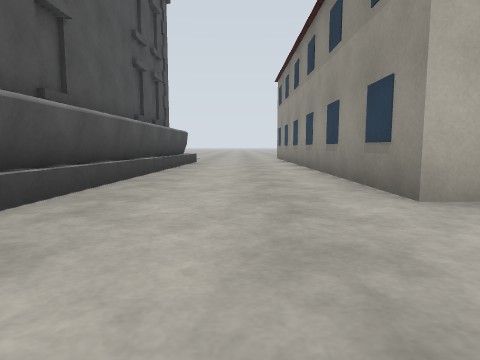
[1] (above)

24 first-person views from a walk through a world built for the Gazebo simulator. The camera is 0.9 m above the floor, tilts 6° down and sees 75° across. The floor is counted in squares, 2 m on a side. Each view is taken from the middle of a square. On the plan, view 1 faces up. The plan holds only what a view shows up to about 9 squares ahead; the rest is blank. The place goes on beyond the plan. Gazebo's built-in surfaces are drawn with simple patterns. Simple shapes stand in for some stock models. Some surface patterns are stand-ins.

[2]
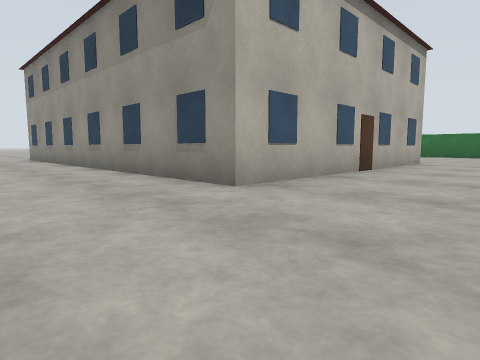

[3]
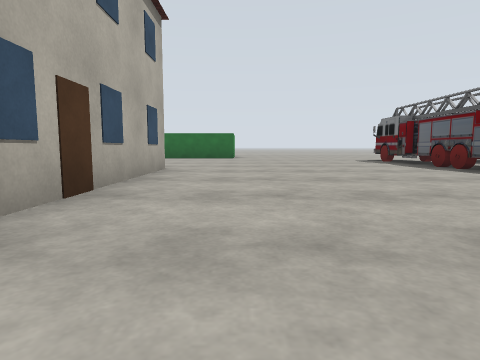

[4]
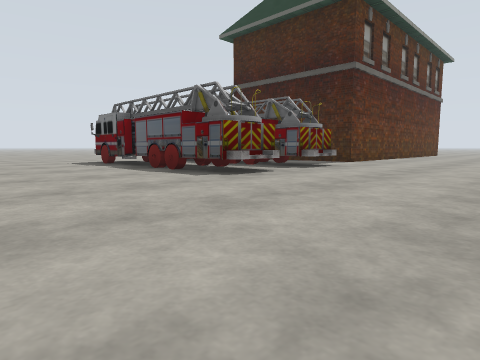

[5]
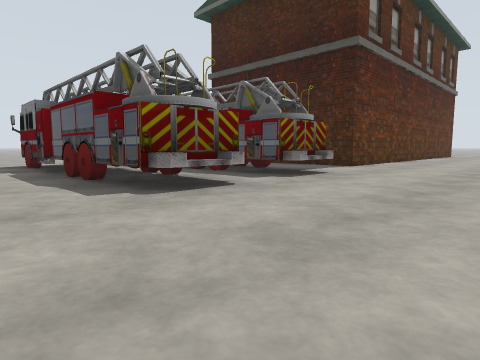

[6]
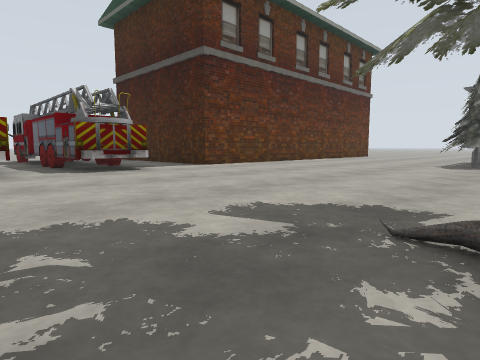

[7]
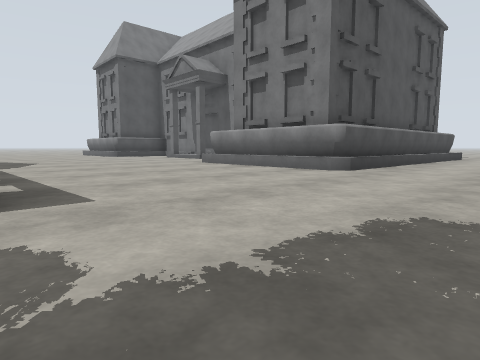

[8]
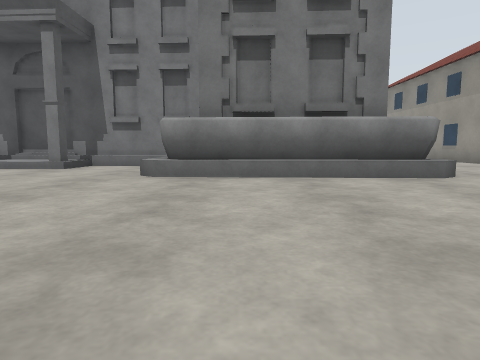

[9]
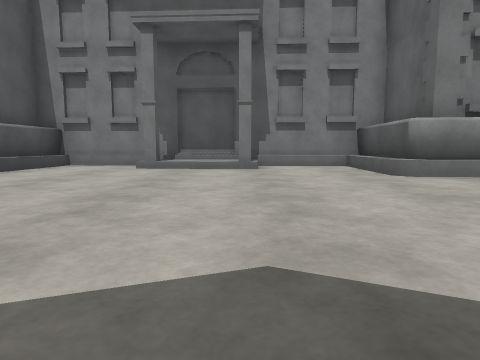

[10]
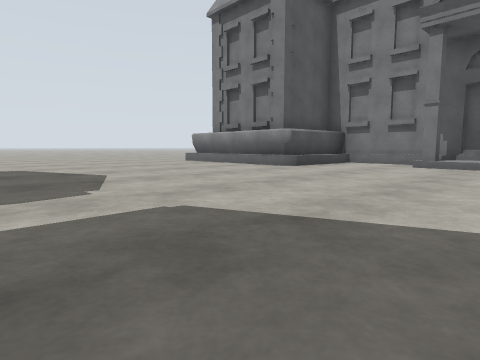

[11]
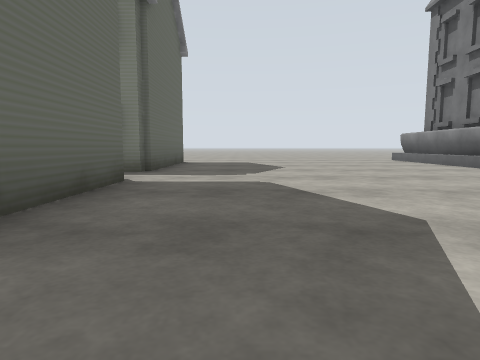

[12]
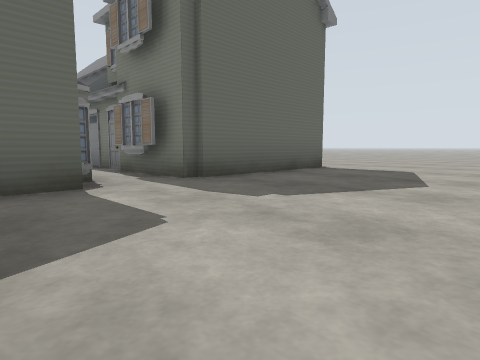

[13]
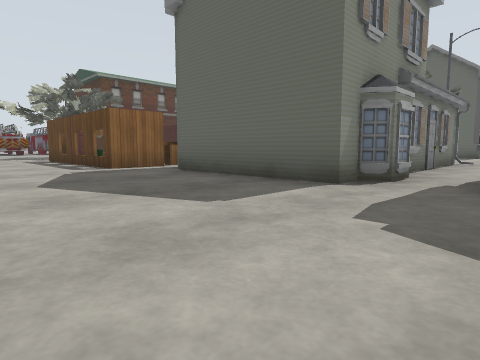

[14]
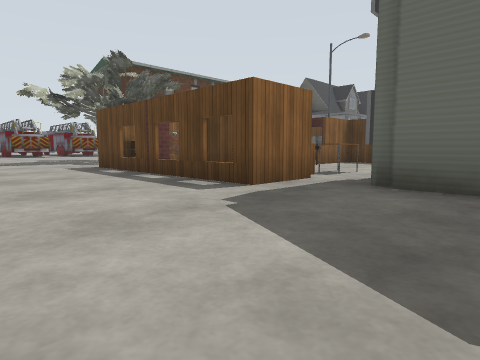

[15]
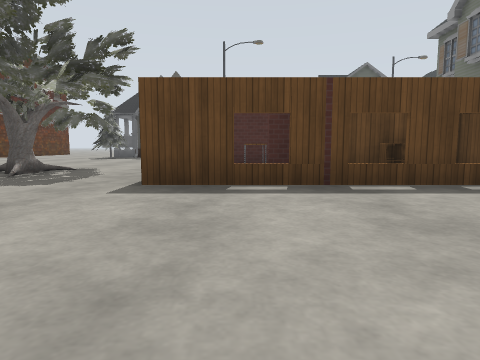

[16]
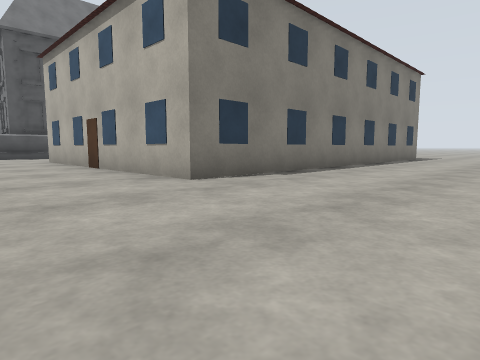

[17]
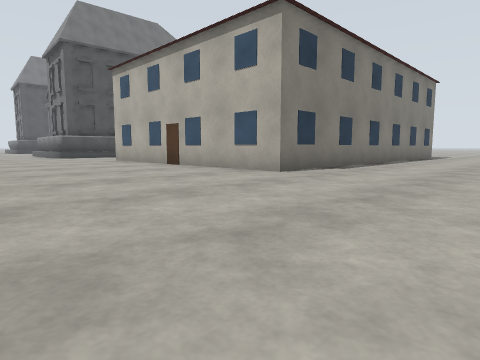

[18]
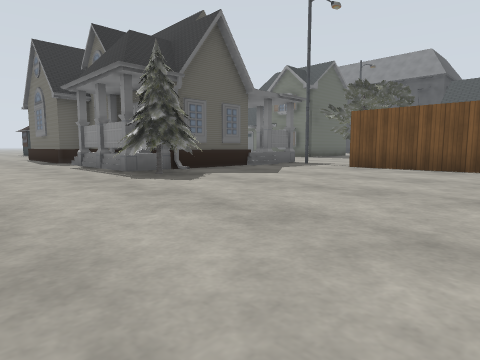

[19]
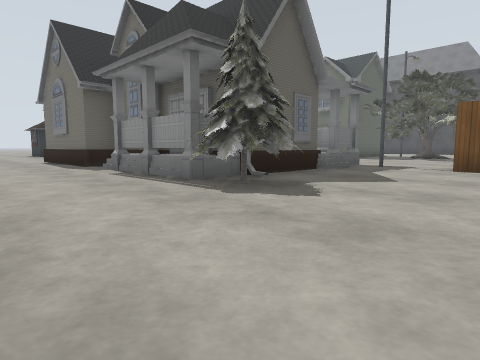

[20]
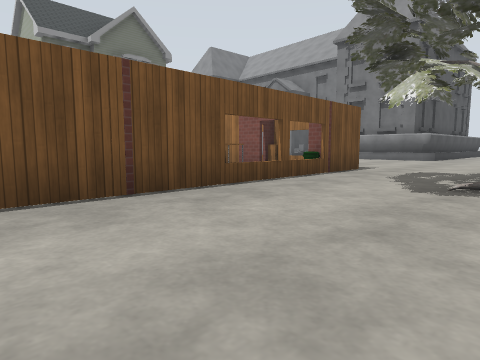

[21]
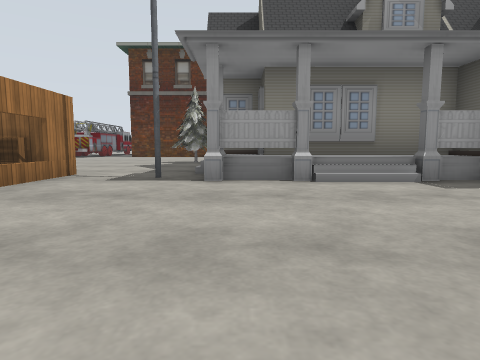

[22]
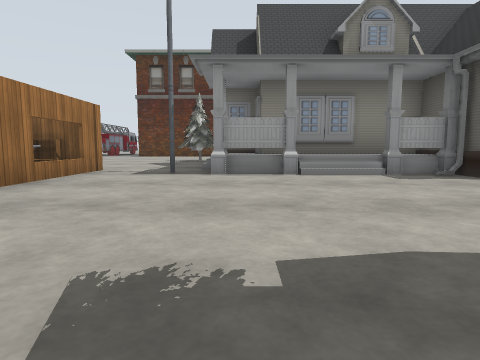

[23]
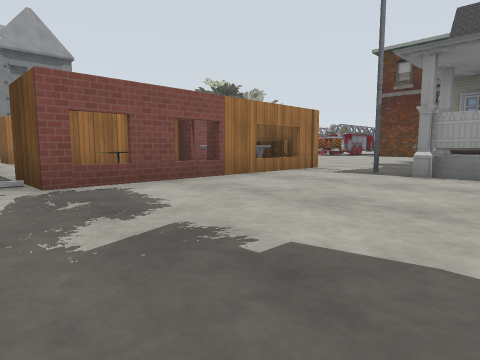

[24]
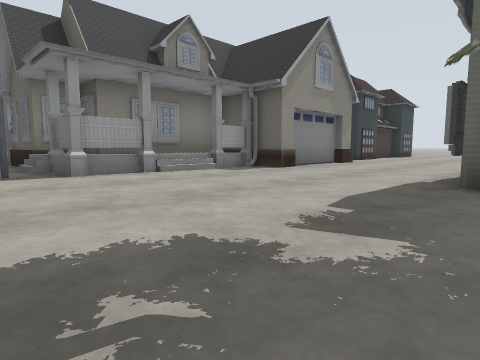

### Floor plan
Key: @ floor where view 1 was taken; # wall or solid block; . floor; D open door; = window, fence, low wall or low ledge; S school; B building; T truck; F fire station; A oak tree; P pine tree; H house; C cabinet; K bookshelf; L table; M lamp; O other object.
Columns run from 16 left of view 1 to 12 right of it. Each row starts with its distance up from view 1.
  8               S...B     B...
  7               S...B     B...
  6               S...B     B...
  5   SSSSSSSSS  SS...B     B...
  4   S..SSS..S  SS...B     B....
  3 SSS.......SS SS...BBBBBBB....
  2 ..S.......SSSSS..............
  1 .............................
  0 ................@............
 -1 .............................
 -2 .............................
 -3 .............................
 -4 ..........##C#K........TTTTTT
 -5 HHHH.HHHH.CC#DO..A.....TTT
 -6    H.H  H.LO#O#..A.....TTTTTT
 -7    H.H HH...##=.A......TTTT
 -8    H.HHHH..O ##...........
 -9    H.H   ...DOD.........FFF
-10    H.H   ###OOK.........
-11     ..  .#OD###.........
-12         ..........P.....
-13        A......M...PP...
-14        A......HHHHH...
-15        A.....HHHHHH..
-16         H....HHHHHH..
-17          H....HHHH...
-18          ....HHHHHH..
-19          ....HHHHHH..
-20          ....H    H..
-21           ...H    H.
-22           ..

Where each view was taken, in squares from view 1:
view 1: 0 up, 0 right, facing up
view 2: 0 up, 1 left, facing up-right
view 3: 1 up, 2 right, facing right
view 4: 0 up, 3 right, facing down-right
view 5: 2 down, 4 right, facing down-right
view 6: 4 down, 1 right, facing down-right
view 7: 4 down, 1 right, facing up-left
view 8: 3 down, 5 left, facing up
view 9: 3 down, 9 left, facing up
view 10: 4 down, 9 left, facing up-left
view 11: 3 down, 7 left, facing left
view 12: 1 down, 10 left, facing down-left
view 13: 1 down, 13 left, facing down-right
view 14: 1 down, 9 left, facing down-right
view 15: 0 up, 3 left, facing down
view 16: 0 up, 12 right, facing up-left
view 17: 2 down, 12 right, facing up-left
view 18: 8 down, 5 right, facing down-left
view 19: 10 down, 5 right, facing down-left
view 20: 10 down, 1 right, facing up-left
view 21: 14 down, 7 left, facing right
view 22: 14 down, 8 left, facing right
view 23: 15 down, 8 left, facing up-right
view 24: 12 down, 8 left, facing down-right
